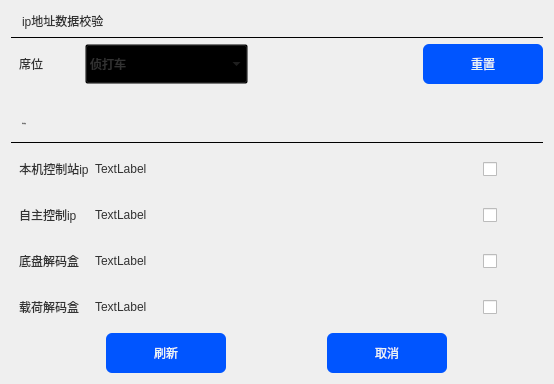
<?xml version="1.0" encoding="UTF-8"?>
<ui version="4.0">
 <class>ConfigIpCheck</class>
 <widget class="QWidget" name="ConfigIpCheck">
  <property name="geometry">
   <rect>
    <x>0</x>
    <y>0</y>
    <width>554</width>
    <height>377</height>
   </rect>
  </property>
  <property name="windowTitle">
   <string>Form</string>
  </property>
  <property name="styleSheet">
   <string notr="true">  QLabel#stateCheck ,  QLabel#ipCheck{
        color: rgb(50, 50, 50);
        font: 24px &quot;Microsoft Yahei&quot;;
        background-color: transparent;
    }
    QLabel{
        color: rgb(50, 50, 50);
        font: 20px &quot;Microsoft Yahei&quot;;
        background-color: transparent;
    }
    QComboBox{
        color: rgb(50, 50, 50);
        font: 20px &quot;Microsoft Yahei&quot;;
        background-color: transparent;
    }
    QPushButton{
        background-repeat: no-repeat;
        background-position:left;
        border:none;
        border-radius: 6px;
        color:rgb(233,246,245);
        background-color:rgb(0, 85, 255);
    }
    QPushButton:hover{
        background-repeat: no-repeat;
        background-position:left;
        border:none;
        border-radius: 6px;
        color:rgb(233,246,245);
        background-color:rgb(0, 119, 255);
    }
    QPushButton:pressed{
        background-repeat: no-repeat;
        background-position:left;
        border:none;
        border-radius: 6px;
        color:rgb(233,246,245);
        background-color:rgb(0, 51, 255);
    }
 QLabel#label_head_pic,QLabel#label_head_pic_2 {
    border-image:url(:/img/car_manager_head_left_pic);
}
 QLabel#label_head_line , QLabel#label_head_line_2{
    background-color: black;
}</string>
  </property>
  <layout class="QVBoxLayout" name="verticalLayout_2" stretch="0,0,0,0,1">
   <item>
    <layout class="QVBoxLayout" name="verticalLayout_3">
     <property name="topMargin">
      <number>0</number>
     </property>
     <item>
      <layout class="QHBoxLayout" name="horizontalLayout_4">
       <property name="topMargin">
        <number>0</number>
       </property>
       <item>
        <widget class="QLabel" name="label_head_pic_2">
         <property name="maximumSize">
          <size>
           <width>5</width>
           <height>26</height>
          </size>
         </property>
         <property name="text">
          <string/>
         </property>
        </widget>
       </item>
       <item>
        <widget class="QLabel" name="ipCheck">
         <property name="text">
          <string>ip地址数据校验</string>
         </property>
        </widget>
       </item>
       <item>
        <spacer name="horizontalSpacer_2">
         <property name="orientation">
          <enum>Qt::Horizontal</enum>
         </property>
         <property name="sizeHint" stdset="0">
          <size>
           <width>40</width>
           <height>20</height>
          </size>
         </property>
        </spacer>
       </item>
      </layout>
     </item>
     <item>
      <widget class="QLabel" name="label_head_line_2">
       <property name="minimumSize">
        <size>
         <width>0</width>
         <height>1</height>
        </size>
       </property>
       <property name="maximumSize">
        <size>
         <width>16777215</width>
         <height>1</height>
        </size>
       </property>
       <property name="text">
        <string/>
       </property>
      </widget>
     </item>
    </layout>
   </item>
   <item>
    <layout class="QHBoxLayout" name="horizontalLayout" stretch="0,1,1,0">
     <property name="leftMargin">
      <number>8</number>
     </property>
     <item>
      <widget class="QLabel" name="label">
       <property name="minimumSize">
        <size>
         <width>60</width>
         <height>0</height>
        </size>
       </property>
       <property name="text">
        <string>席位</string>
       </property>
      </widget>
     </item>
     <item>
      <widget class="QComboBox" name="carTypeComboBox">
       <property name="minimumSize">
        <size>
         <width>0</width>
         <height>40</height>
        </size>
       </property>
       <item>
        <property name="text">
         <string>侦打车</string>
        </property>
       </item>
       <item>
        <property name="text">
         <string>巡逻车</string>
        </property>
       </item>
       <item>
        <property name="text">
         <string>电磁车</string>
        </property>
       </item>
       <item>
        <property name="text">
         <string>火力车</string>
        </property>
       </item>
       <item>
        <property name="text">
         <string>电子中继车</string>
        </property>
       </item>
      </widget>
     </item>
     <item>
      <widget class="QLabel" name="carIpLb">
       <property name="text">
        <string/>
       </property>
      </widget>
     </item>
     <item>
      <widget class="QPushButton" name="resetLocalIpBtn">
       <property name="minimumSize">
        <size>
         <width>120</width>
         <height>40</height>
        </size>
       </property>
       <property name="text">
        <string>重置</string>
       </property>
      </widget>
     </item>
    </layout>
   </item>
   <item>
    <layout class="QVBoxLayout" name="verticalLayout">
     <property name="topMargin">
      <number>20</number>
     </property>
     <property name="bottomMargin">
      <number>0</number>
     </property>
     <item>
      <layout class="QHBoxLayout" name="horizontalLayout_2">
       <item>
        <widget class="QLabel" name="label_head_pic">
         <property name="minimumSize">
          <size>
           <width>5</width>
           <height>26</height>
          </size>
         </property>
         <property name="maximumSize">
          <size>
           <width>5</width>
           <height>26</height>
          </size>
         </property>
         <property name="text">
          <string/>
         </property>
        </widget>
       </item>
       <item>
        <widget class="QLabel" name="stateCheck">
         <property name="sizePolicy">
          <sizepolicy hsizetype="Preferred" vsizetype="Preferred">
           <horstretch>0</horstretch>
           <verstretch>0</verstretch>
          </sizepolicy>
         </property>
         <property name="font">
          <font>
           <family>Microsoft Yahei</family>
           <pointsize>-1</pointsize>
           <weight>50</weight>
           <italic>false</italic>
           <bold>false</bold>
          </font>
         </property>
         <property name="text">
          <string>状态检查</string>
         </property>
        </widget>
       </item>
       <item>
        <spacer name="horizontalSpacer">
         <property name="orientation">
          <enum>Qt::Horizontal</enum>
         </property>
         <property name="sizeHint" stdset="0">
          <size>
           <width>40</width>
           <height>20</height>
          </size>
         </property>
        </spacer>
       </item>
      </layout>
     </item>
     <item>
      <widget class="QLabel" name="label_head_line">
       <property name="minimumSize">
        <size>
         <width>0</width>
         <height>1</height>
        </size>
       </property>
       <property name="maximumSize">
        <size>
         <width>16777215</width>
         <height>1</height>
        </size>
       </property>
       <property name="text">
        <string/>
       </property>
      </widget>
     </item>
    </layout>
   </item>
   <item>
    <layout class="QGridLayout" name="gridLayout_2" rowstretch="1,1,1,1" columnstretch="0,1,1">
     <property name="leftMargin">
      <number>8</number>
     </property>
     <property name="bottomMargin">
      <number>0</number>
     </property>
     <item row="0" column="0">
      <widget class="QLabel" name="label_5">
       <property name="sizePolicy">
        <sizepolicy hsizetype="Preferred" vsizetype="Preferred">
         <horstretch>0</horstretch>
         <verstretch>0</verstretch>
        </sizepolicy>
       </property>
       <property name="text">
        <string>本机控制站ip</string>
       </property>
       <property name="alignment">
        <set>Qt::AlignCenter</set>
       </property>
      </widget>
     </item>
     <item row="2" column="0">
      <widget class="QLabel" name="label_6">
       <property name="text">
        <string>底盘解码盒</string>
       </property>
       <property name="alignment">
        <set>Qt::AlignLeading|Qt::AlignLeft|Qt::AlignVCenter</set>
       </property>
      </widget>
     </item>
     <item row="3" column="0">
      <widget class="QLabel" name="label_7">
       <property name="text">
        <string>载荷解码盒</string>
       </property>
       <property name="alignment">
        <set>Qt::AlignLeading|Qt::AlignLeft|Qt::AlignVCenter</set>
       </property>
      </widget>
     </item>
     <item row="1" column="0">
      <widget class="QLabel" name="label_2">
       <property name="text">
        <string>自主控制ip</string>
       </property>
       <property name="alignment">
        <set>Qt::AlignLeading|Qt::AlignLeft|Qt::AlignVCenter</set>
       </property>
      </widget>
     </item>
     <item row="0" column="1">
      <widget class="QLabel" name="localip">
       <property name="enabled">
        <bool>true</bool>
       </property>
       <property name="sizePolicy">
        <sizepolicy hsizetype="Preferred" vsizetype="Preferred">
         <horstretch>0</horstretch>
         <verstretch>0</verstretch>
        </sizepolicy>
       </property>
       <property name="text">
        <string>TextLabel</string>
       </property>
      </widget>
     </item>
     <item row="1" column="2">
      <widget class="QCheckBox" name="remoteipLive">
       <property name="minimumSize">
        <size>
         <width>0</width>
         <height>40</height>
        </size>
       </property>
       <property name="maximumSize">
        <size>
         <width>60</width>
         <height>16777215</height>
        </size>
       </property>
       <property name="text">
        <string/>
       </property>
       <property name="checked">
        <bool>false</bool>
       </property>
       <property name="tristate">
        <bool>false</bool>
       </property>
      </widget>
     </item>
     <item row="2" column="2">
      <widget class="QCheckBox" name="vcstreamipLive">
       <property name="minimumSize">
        <size>
         <width>0</width>
         <height>40</height>
        </size>
       </property>
       <property name="maximumSize">
        <size>
         <width>60</width>
         <height>16777215</height>
        </size>
       </property>
       <property name="text">
        <string/>
       </property>
      </widget>
     </item>
     <item row="3" column="2">
      <widget class="QCheckBox" name="zhstreamipLive">
       <property name="minimumSize">
        <size>
         <width>0</width>
         <height>40</height>
        </size>
       </property>
       <property name="maximumSize">
        <size>
         <width>60</width>
         <height>16777215</height>
        </size>
       </property>
       <property name="text">
        <string/>
       </property>
      </widget>
     </item>
     <item row="3" column="1">
      <widget class="QLabel" name="zhstreamip">
       <property name="text">
        <string>TextLabel</string>
       </property>
      </widget>
     </item>
     <item row="2" column="1">
      <widget class="QLabel" name="vcstreamip">
       <property name="text">
        <string>TextLabel</string>
       </property>
      </widget>
     </item>
     <item row="1" column="1">
      <widget class="QLabel" name="remoteip">
       <property name="text">
        <string>TextLabel</string>
       </property>
      </widget>
     </item>
     <item row="0" column="2">
      <widget class="QCheckBox" name="localipLive">
       <property name="minimumSize">
        <size>
         <width>0</width>
         <height>40</height>
        </size>
       </property>
       <property name="maximumSize">
        <size>
         <width>60</width>
         <height>16777215</height>
        </size>
       </property>
       <property name="text">
        <string/>
       </property>
      </widget>
     </item>
    </layout>
   </item>
   <item>
    <layout class="QHBoxLayout" name="horizontalLayout_3" stretch="0,0">
     <item>
      <widget class="QPushButton" name="refreshBtn">
       <property name="maximumSize">
        <size>
         <width>120</width>
         <height>40</height>
        </size>
       </property>
       <property name="text">
        <string>刷新</string>
       </property>
      </widget>
     </item>
     <item>
      <widget class="QPushButton" name="cancelBtn">
       <property name="minimumSize">
        <size>
         <width>120</width>
         <height>40</height>
        </size>
       </property>
       <property name="maximumSize">
        <size>
         <width>120</width>
         <height>40</height>
        </size>
       </property>
       <property name="text">
        <string>取消</string>
       </property>
      </widget>
     </item>
    </layout>
   </item>
  </layout>
 </widget>
 <resources/>
 <connections/>
</ui>
